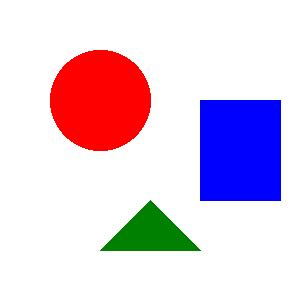
#> input picture test_upscale.jpg, 300 x 300 px
$ python -i image_processing.py   (imports and definitions only)
#> lines starting #> are read from the running program, lines starting #| are printed output that depends on the picture
#> in enhance_image_quality_advanced, img is the input picture: shape (300, 300, 3); mean B, G, R 224.3, 205.4, 223.8
import cv2
import numpy as np
from PIL import Image
import io
import time
import os
from rembg import remove, new_session

# [23 lines left out: function upscale_image_advanced, not called in this run]

def enhanced_basic_upscaling(img, scale_factor):
    """Enhanced basic upscaling with better algorithms"""
#> called with scale_factor = 2
    # Get original dimensions
    height, width = img.shape[:2]
#> height = 300; width = 300

    # Calculate new dimensions
    new_width = int(width * scale_factor)
#> new_width = 600
    new_height = int(height * scale_factor)
#> new_height = 600

    # Use Lanczos interpolation for better quality
    upscaled = cv2.resize(img, (new_width, new_height), interpolation=cv2.INTER_LANCZOS4)

    # Apply advanced sharpening
    kernel = np.array([[-1,-1,-1], [-1,9,-1], [-1,-1,-1]])
    sharpened = cv2.filter2D(upscaled, -1, kernel)
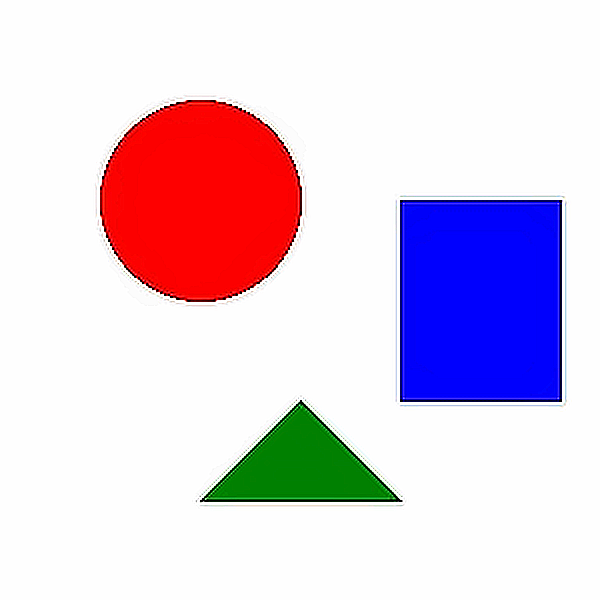
#> sharpened: shape (600, 600, 3); mean B, G, R 223.1, 204.4, 222.6

    # Blend original and sharpened
    upscaled = cv2.addWeighted(upscaled, 0.7, sharpened, 0.3, 0)

    return upscaled

# [59 lines left out: functions remove_background_advanced, remove_object_advanced, not called in this run]

def enhance_image_quality_advanced(image_path):
    """
    Advanced image enhancement using multiple techniques
    """
    start_time = time.time()

    # Read image
    img = cv2.imread(image_path)
    if img is None:
        raise ValueError("Could not read image")

    # Step 1: Noise reduction
    img = cv2.fastNlMeansDenoisingColored(img, None, 10, 10, 7, 21)

    # Step 2: Super resolution for small images
    height, width = img.shape[:2]
    if height < 512 or width < 512:
        img = enhanced_basic_upscaling(img, 2)

    # Step 3: Color enhancement
    img = enhance_colors(img)

    # Step 4: Sharpening
    img = adaptive_sharpening(img)

    # Step 5: Contrast enhancement
    img = enhance_contrast(img)

    # Step 6: Final quality boost
    img = enhance_final_quality(img)

    # Save the enhanced image
    output_path = image_path.replace('.', '_enhanced_advanced.')
    cv2.imwrite(output_path, img)

    processing_time = time.time() - start_time
    return output_path, processing_time

# Helper functions for advanced processing

def enhance_final_quality(img):
    """Apply final quality enhancements"""
    # Convert to LAB for better processing
    lab = cv2.cvtColor(img, cv2.COLOR_BGR2LAB)

    # Apply CLAHE to L channel
    clahe = cv2.createCLAHE(clipLimit=3.0, tileGridSize=(8,8))
    lab[:,:,0] = clahe.apply(lab[:,:,0])

    # Convert back to BGR
    enhanced = cv2.cvtColor(lab, cv2.COLOR_LAB2BGR)

    # Apply slight Gaussian blur to reduce artifacts
    enhanced = cv2.GaussianBlur(enhanced, (3, 3), 0.5)

    return enhanced

# [59 lines left out: functions post_process_background_removal, advanced_inpainting, blend_inpainting_results, post_process_inpainting, not called in this run]

def enhance_colors(img):
    """Enhance colors using multiple techniques"""
    # Convert to HSV
    hsv = cv2.cvtColor(img, cv2.COLOR_BGR2HSV)
#> hsv: shape (600, 600, 3); mean H, S, V 15.3, 52.9, 248.9

    # Enhance saturation
    hsv[:, :, 1] = cv2.multiply(hsv[:, :, 1], 1.2)
#> hsv: shape (600, 600, 3); mean H, S, V 15.3, 53.5, 248.9

    # Enhance value
    hsv[:, :, 2] = cv2.multiply(hsv[:, :, 2], 1.1)
#> hsv: shape (600, 600, 3); mean H, S, V 15.3, 53.5, 250.8

    # Convert back to BGR
    enhanced = cv2.cvtColor(hsv, cv2.COLOR_HSV2BGR)

    return enhanced

def adaptive_sharpening(img):
    """Apply adaptive sharpening"""
    # Create sharpening kernel
    kernel = np.array([[-1,-1,-1], [-1,9,-1], [-1,-1,-1]])

    # Apply sharpening
    sharpened = cv2.filter2D(img, -1, kernel)
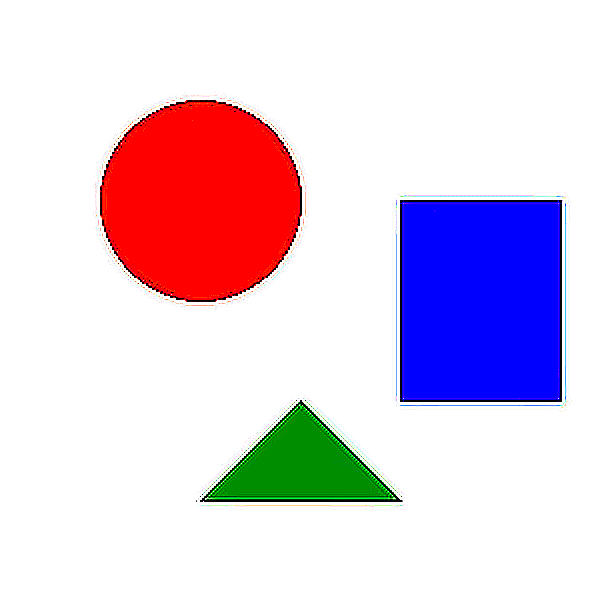
#> sharpened: shape (600, 600, 3); mean B, G, R 223.7, 205.2, 223.3

    # Blend with original
    result = cv2.addWeighted(img, 0.7, sharpened, 0.3, 0)

    return result

def enhance_contrast(img):
    """Enhance contrast using CLAHE"""
    # Convert to LAB
    lab = cv2.cvtColor(img, cv2.COLOR_BGR2LAB)
#> lab: shape (600, 600, 3); mean of channels 0, 1, 2 224.1, 140.5, 125.7

    # Apply CLAHE to L channel
    clahe = cv2.createCLAHE(clipLimit=2.0, tileGridSize=(8,8))
    lab[:,:,0] = clahe.apply(lab[:,:,0])
#> lab: shape (600, 600, 3); mean of channels 0, 1, 2 223.9, 140.5, 125.7

    # Convert back to BGR
    enhanced = cv2.cvtColor(lab, cv2.COLOR_LAB2BGR)

    return enhanced

# Keep original functions for backward compatibility
def upscale_image(image_path, scale_factor=2):
    """Original upscaling function - now calls advanced version"""
    return upscale_image_advanced(image_path, scale_factor)

def remove_background(image_path):
    """Original background removal function - now calls advanced version"""
    return remove_background_advanced(image_path)

def remove_object(image_path, x1, y1, x2, y2):
    """Original object removal function - now calls advanced version"""
    return remove_object_advanced(image_path, x1, y1, x2, y2)

def enhance_image_quality(image_path):
    """Original enhancement function - now calls advanced version"""
    return enhance_image_quality_advanced(image_path)

>>> result = enhance_image_quality_advanced('../test_upscale.jpg')
#> in enhance_final_quality, `lab = cv2.cvtColor(img, cv2.COLOR_BGR2LAB)`: lab: shape (600, 600, 3); mean of channels 0, 1, 2 223.8, 140.4, 125.7
#> in enhance_final_quality, `lab[:,:,0] = clahe.apply(lab[:,:,0])`: lab: shape (600, 600, 3); mean of channels 0, 1, 2 223.6, 140.4, 125.7
#> in enhance_final_quality, `enhanced = cv2.cvtColor(lab, cv2.COLOR_LAB2BGR)`:
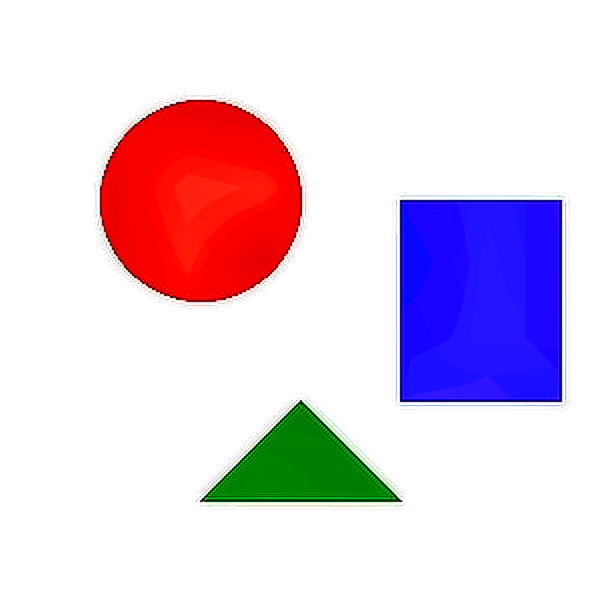
#> enhanced: shape (600, 600, 3); mean B, G, R 223.9, 206.1, 225.3
